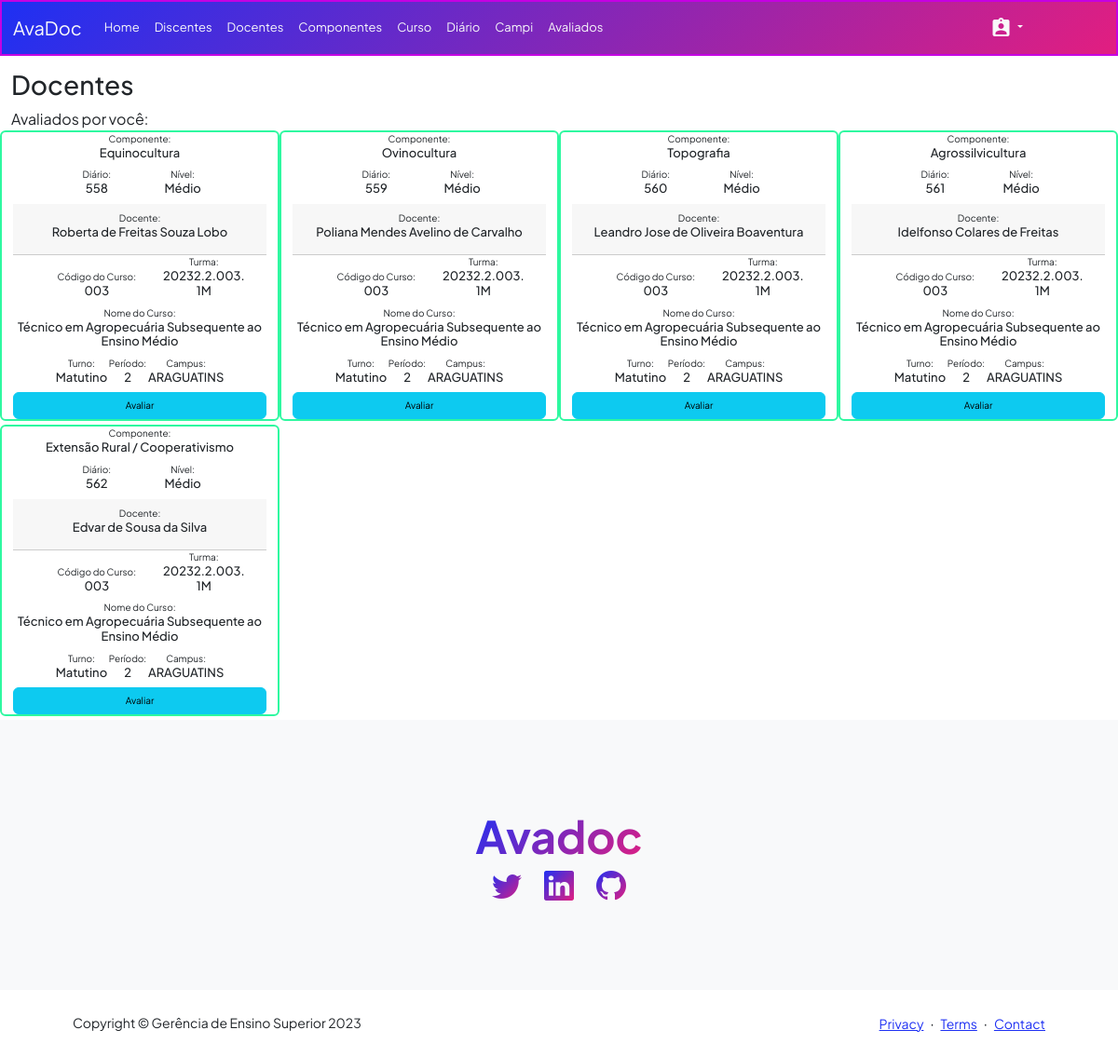
Page /index/20232.2.003.1M (signed in) on the committed database.
### avadocApp/models.py (models this page shows, shortened)
class Diario(models.Model):
    id_diario = models.AutoField(primary_key=True)
    cod_diario =models.CharField(max_length=200, blank=True, null=True)
    sigla_diario = models.CharField(max_length=200, blank=True, null=True)
    nome_diario_componente = models.CharField(max_length=200, blank=True, null=True)
    siape_diario = models.CharField(max_length=200, blank=True, null=True)
    nivel_diario = models.CharField(max_length=200, blank=True, null=True)
    docente_diario = models.CharField(max_length=200, blank=True, null=True)
    ch_diario =models.CharField(max_length=200, blank=True, null=True)
    ch_aula_diario =models.CharField(max_length=200, blank=True, null=True)
    cod_curso_diario =models.CharField(max_length=200, blank=True, null=True)
    turma_diario= models.CharField(max_length=200, blank=True, null=True)
    nome_curso_diario = models.CharField(max_length=200, blank=True, null=True)
    turno_curso_diario = models.CharField(max_length=200, blank=True, null=True)
    periodo_diario = models.CharField(max_length=200, blank=True, null=True)
    campus_diario =models.CharField(max_length=200, blank=True, null=True)
    qtd_aluno_diario =models.CharField(max_length=200, blank=True, null=True)
    turma_discente = models.ForeignKey(Discente, models.DO_NOTHING, db_column='turma_discente', blank=True, null=True)

### avadocApp/views.py (the view)
# urls.py: path('index/<str:turma>', index, name='index'),
def index(request, turma):
    if request.user.is_authenticated:
        msg = "Avaliados por você:"
        avaliados = Avadoc.objects.all()
        profs = Docente.objects.all()
        docentes = Diario.objects.all().filter(turma_diario=turma).values()
        discentes = Discente.objects.all()
        if len(docentes) == 0:
            return redirect('pag_sem_prof')
        else:
            return render(request, 'avadoc/index_div.html',
                          {'avaliados': avaliados, 'docentes': docentes, 'discentes': discentes, 'profs': profs, 'msg':msg})
    else:
        return render(request, "avadoc/pag_erro.html")

### avadocApp/templates/avadoc/index_div.html (shortened to what this page needs)
<{% extends "avadoc/base.html" %}
{% load widget_tweaks %}
{% block corpo %}
    <h3>Docentes</h3>
     {{ msg }}
    <main class="row" style="color: rgb(197,1,226);">
        {% for diario in docentes %}
            <div class="col-lg-3 mb-1 card"
                 style="border: solid 2px rgb(46,248,160); font-size: x-small; text-align: center;">
                <div>
                    <label for="comp">Componente:
                        <h6 id="comp" style="font-size: small">{{ diario.nome_diario_componente }}</h6>
                    </label>
                </div>
                <div>
                    <label for="diario" class="col-lg-4">
                        Diário:
                        <h6 id="diario" style="font-size: small">{{ diario.id_diario }}</h6>
                    </label>
                    <label for="nivel" class="col-lg-4">Nível:
                        <h6 id="nivel" style="font-size: small">{{ diario.nivel_diario }}</h6>
                    </label>
                </div>
                <div class="card-header">
                    <label for="prof">Docente:
                        <h6 id="prof" style="font-size: small">{{ diario.docente_diario }}</h6>
                    </label>
                </div>
                <div>
                    <label for="cod_curso" class="col-lg-6">Código do Curso:
                        <h6 id="cod_curso" style="font-size: small">{{ diario.cod_curso_diario }}</h6>
                    </label>
                    <label for="turma" class="col-lg-4">Turma:
                        <h6 id="turma" style="font-size: small">{{ diario.turma_diario }}</h6>
                    </label>
                </div>
                <div>
                    <label for="curso">Nome do Curso:
                        <h6 id="curso" style="font-size: small">{{ diario.nome_curso_diario }}</h6>
                    </label>
                </div>
                <div>
                    <label for="turno">
                        Turno:<h6 id="turno" style="font-size: small">{{ diario.turno_curso_diario }}</h6>
                    </label>
                    <label for="periodo">
                        Período:<h6 id="periodo" style="font-size: small">{{ diario.periodo_diario }}</h6>
                    </label>
                    <label for="campus">
                        Campus:<h6 id="campus" style="font-size: small">{{ diario.campus_diario }}</h6>
                    </label>
                </div>
                <a id="meuLink" href="{% url 'avalia' diario.siape_diario %} " class="btn btn-info "
                   style="font-size: 10px;">Avaliar </a>
            </div>
        {% endfor %}
    </main>
{% endblock corpo %}

### avadocApp/static/css/estilo.css (style rules this page uses)
label { font-width: bold;; }

### rows in the picture
Diario: nome_diario_componente "Equinocultura", id_diario "558", nivel_diario "Médio", docente_diario "Roberta de Freitas Souza Lobo", cod_curso_diario "003", turma_diario "20232.2.003.1M", nome_curso_diario "Técnico em Agropecuária Subsequente ao Ensino Médio", turno_curso_diario "Matutino", periodo_diario "2", campus_diario "ARAGUATINS"
Diario: nome_diario_componente "Ovinocultura", id_diario "559", nivel_diario "Médio", docente_diario "Poliana Mendes Avelino de Carvalho", cod_curso_diario "003", turma_diario "20232.2.003.1M", nome_curso_diario "Técnico em Agropecuária Subsequente ao Ensino Médio", turno_curso_diario "Matutino", periodo_diario "2", campus_diario "ARAGUATINS"
Diario: nome_diario_componente "Topografia", id_diario "560", nivel_diario "Médio", docente_diario "Leandro Jose de Oliveira Boaventura", cod_curso_diario "003", turma_diario "20232.2.003.1M", nome_curso_diario "Técnico em Agropecuária Subsequente ao Ensino Médio", turno_curso_diario "Matutino", periodo_diario "2", campus_diario "ARAGUATINS"
Diario: nome_diario_componente "Agrossilvicultura", id_diario "561", nivel_diario "Médio", docente_diario "Idelfonso Colares de Freitas", cod_curso_diario "003", turma_diario "20232.2.003.1M", nome_curso_diario "Técnico em Agropecuária Subsequente ao Ensino Médio", turno_curso_diario "Matutino", periodo_diario "2", campus_diario "ARAGUATINS"
Diario: nome_diario_componente "Extensão Rural / Cooperativismo", id_diario "562", nivel_diario "Médio", docente_diario "Edvar de Sousa da Silva", cod_curso_diario "003", turma_diario "20232.2.003.1M", nome_curso_diario "Técnico em Agropecuária Subsequente ao Ensino Médio", turno_curso_diario "Matutino", periodo_diario "2", campus_diario "ARAGUATINS"

### other values in the picture
{{ msg }} "Avaliados por você:"
